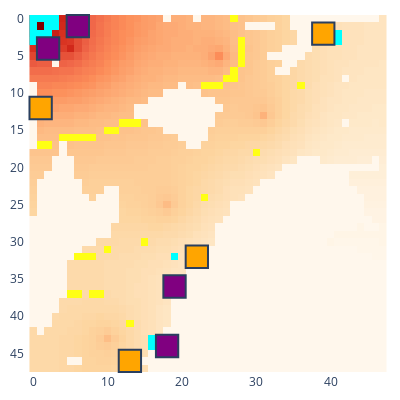

This figure's notebook cell:
### Code cell
env.run_early_setup()
env.show()

### Figure 1 — Plotly figure (JSON) as saved in the notebook; plotly's stock layout.template omitted (floating-point values rounded to 4 significant figures; data arrays with more than 128 entries replaced by an {"elided": "..."} marker saying what was removed)
{"data": [{"colorscale": [[0, "rgb(255,247,236)"], [0.125, "rgb(254,232,200)"], [0.25, "rgb(253,212,158)"], [0.375, "rgb(253,187,132)"], [0.5, "rgb(252,141,89)"], [0.625, "rgb(239,101,72)"], [0.75, "rgb(215,48,31)"], [0.875, "rgb(179,0,0)"], [1, "rgb(127,0,0)"]], "name": "Rubble", "showscale": false, "type": "heatmap", "uid": "0_Rubble", "z": {"elided": "48x48 int values"}}, {"colorscale": [[0, "#00ffff"], [1, "#00ffff"]], "hoverinfo": "skip", "name": "Ice", "showscale": false, "type": "heatmap", "uid": "0_Ice", "z": {"elided": "48x48 int values"}}, {"colorscale": [[0, "#ffff14"], [1, "#ffff14"]], "hoverinfo": "skip", "name": "Ore", "showscale": false, "type": "heatmap", "uid": "0_Ore", "z": {"elided": "48x48 int values"}}, {"colorscale": [[0, "#15b01a"], [1, "#15b01a"]], "hoverinfo": "skip", "name": "Lichen", "showscale": false, "type": "heatmap", "uid": "0_Lichen", "z": {"elided": "48x48 null values"}}, {"customdata": [["factory_1", "player_0", 1000, 0, 0, 150, 150]], "hovertemplate": "%{customdata[0]} %{customdata[1]}<br>Power: %{customdata[2]}<br>Ice: %{customdata[3]}<br>Ore: %{customdata[4]}<br>Water: %{customdata[5]}<br>Metal: %{customdata[6]}<br><extra></extra>", "name": "factory_1", "showscale": false, "type": "heatmap", "uid": "0_factory_1", "x": [18], "y": [44], "z": [1]}, {"customdata": [["factory_3", "player_0", 1000, 0, 0, 150, 150]], "hovertemplate": "%{customdata[0]} %{customdata[1]}<br>Power: %{customdata[2]}<br>Ice: %{customdata[3]}<br>Ore: %{customdata[4]}<br>Water: %{customdata[5]}<br>Metal: %{customdata[6]}<br><extra></extra>", "name": "factory_3", "showscale": false, "type": "heatmap", "uid": "0_factory_3", "x": [2], "y": [4], "z": [3]}, {"customdata": [["factory_5", "player_0", 1000, 0, 0, 150, 150]], "hovertemplate": "%{customdata[0]} %{customdata[1]}<br>Power: %{customdata[2]}<br>Ice: %{customdata[3]}<br>Ore: %{customdata[4]}<br>Water: %{customdata[5]}<br>Metal: %{customdata[6]}<br><extra></extra>", "name": "factory_5", "showscale": false, "type": "heatmap", "uid": "0_factory_5", "x": [6], "y": [1], "z": [5]}, {"customdata": [["factory_7", "player_0", 1000, 0, 0, 150, 150]], "hovertemplate": "%{customdata[0]} %{customdata[1]}<br>Power: %{customdata[2]}<br>Ice: %{customdata[3]}<br>Ore: %{customdata[4]}<br>Water: %{customdata[5]}<br>Metal: %{customdata[6]}<br><extra></extra>", "name": "factory_7", "showscale": false, "type": "heatmap", "uid": "0_factory_7", "x": [19], "y": [36], "z": [7]}, {"customdata": [["factory_0", "player_1", 1000, 0, 0, 289, 300]], "hovertemplate": "%{customdata[0]} %{customdata[1]}<br>Power: %{customdata[2]}<br>Ice: %{customdata[3]}<br>Ore: %{customdata[4]}<br>Water: %{customdata[5]}<br>Metal: %{customdata[6]}<br><extra></extra>", "name": "factory_0", "showscale": false, "type": "heatmap", "uid": "0_factory_0", "x": [39], "y": [2], "z": [0]}, {"customdata": [["factory_2", "player_1", 1000, 0, 0, 309, 298]], "hovertemplate": "%{customdata[0]} %{customdata[1]}<br>Power: %{customdata[2]}<br>Ice: %{customdata[3]}<br>Ore: %{customdata[4]}<br>Water: %{customdata[5]}<br>Metal: %{customdata[6]}<br><extra></extra>", "name": "factory_2", "showscale": false, "type": "heatmap", "uid": "0_factory_2", "x": [22], "y": [32], "z": [2]}, {"customdata": [["factory_4", "player_1", 1000, 0, 0, 0, 0]], "hovertemplate": "%{customdata[0]} %{customdata[1]}<br>Power: %{customdata[2]}<br>Ice: %{customdata[3]}<br>Ore: %{customdata[4]}<br>Water: %{customdata[5]}<br>Metal: %{customdata[6]}<br><extra></extra>", "name": "factory_4", "showscale": false, "type": "heatmap", "uid": "0_factory_4", "x": [13], "y": [46], "z": [4]}, {"customdata": [["factory_6", "player_1", 1000, 0, 0, 0, 0]], "hovertemplate": "%{customdata[0]} %{customdata[1]}<br>Power: %{customdata[2]}<br>Ice: %{customdata[3]}<br>Ore: %{customdata[4]}<br>Water: %{customdata[5]}<br>Metal: %{customdata[6]}<br><extra></extra>", "name": "factory_6", "showscale": false, "type": "heatmap", "uid": "0_factory_6", "x": [1], "y": [12], "z": [6]}], "layout": {"coloraxis": {"showscale": false}, "height": 400, "margin": {"b": 10, "l": 10, "r": 10, "t": 10}, "plot_bgcolor": "rgba(0, 0, 0, 0)", "shapes": [{"fillcolor": "purple", "name": "factory_1", "type": "rect", "x0": 16.5, "x1": 19.5, "y0": 42.5, "y1": 45.5}, {"fillcolor": "purple", "name": "factory_3", "type": "rect", "x0": 0.5, "x1": 3.5, "y0": 2.5, "y1": 5.5}, {"fillcolor": "purple", "name": "factory_5", "type": "rect", "x0": 4.5, "x1": 7.5, "y0": -0.5, "y1": 2.5}, {"fillcolor": "purple", "name": "factory_7", "type": "rect", "x0": 17.5, "x1": 20.5, "y0": 34.5, "y1": 37.5}, {"fillcolor": "orange", "name": "factory_0", "type": "rect", "x0": 37.5, "x1": 40.5, "y0": 0.5, "y1": 3.5}, {"fillcolor": "orange", "name": "factory_2", "type": "rect", "x0": 20.5, "x1": 23.5, "y0": 30.5, "y1": 33.5}, {"fillcolor": "orange", "name": "factory_4", "type": "rect", "x0": 11.5, "x1": 14.5, "y0": 44.5, "y1": 47.5}, {"fillcolor": "orange", "name": "factory_6", "type": "rect", "x0": -0.5, "x1": 2.5, "y0": 10.5, "y1": 13.5}], "width": 400, "xaxis": {"autorange": true, "domain": [0, 1], "range": [-0.9004, 47.77], "type": "linear"}, "yaxis": {"autorange": true, "domain": [0, 1], "range": [47.63, -0.6337], "scaleanchor": "x", "type": "linear"}}}
